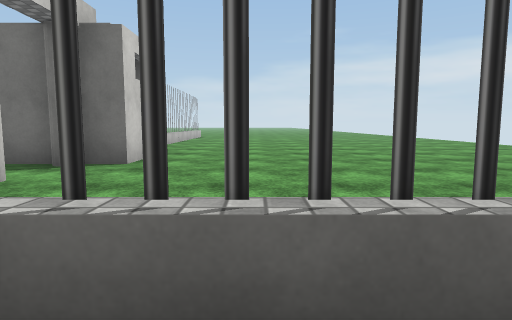
View 1 (above)

15 first-person views from a walk through a 3-D level made in the Unity game engine. The camera is 1.2 m above the floor, tilts 6° down and sees 75° across. The floor is counted in squares, 2 m on a side. Each view is taken from the middle of a square. On the plan, view 1 faces up. The plan holds only what a view shows up to about 10 squares ahead; the rest is blank. The place goes on beyond the plan. The player is left out. Some surface patterns are stand-ins.

View 2
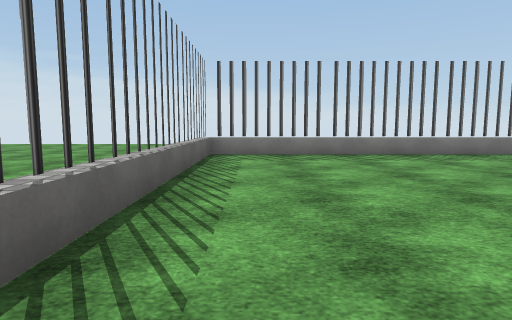

View 3
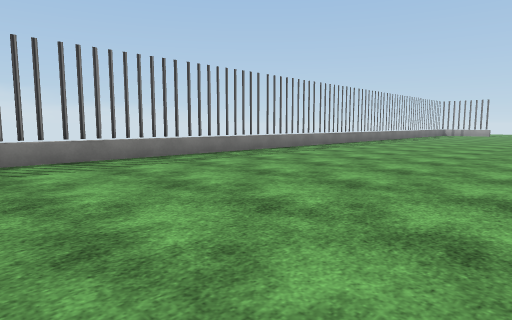

View 4
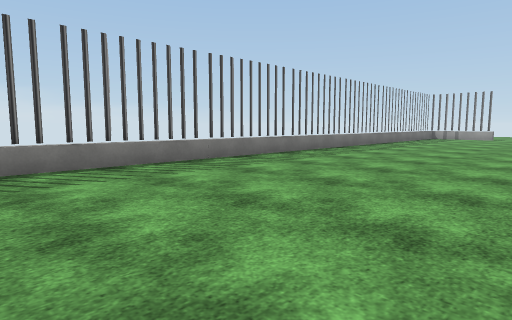

View 5
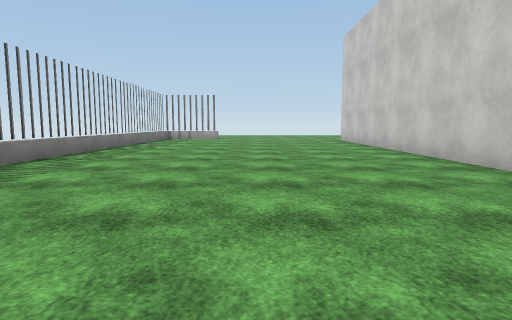

View 6
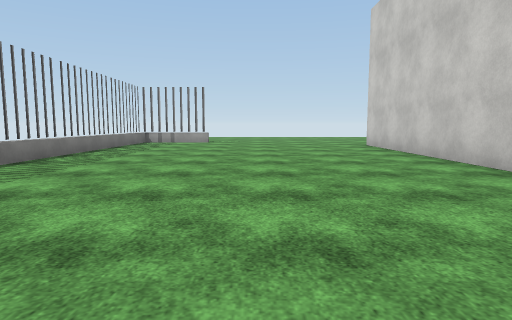

View 7
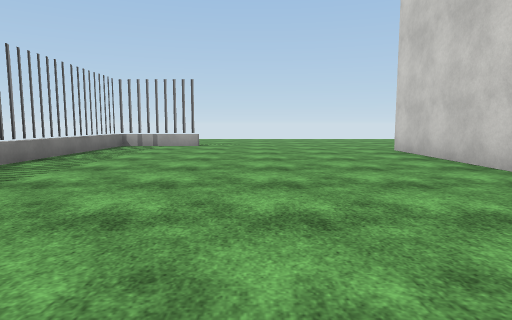

View 8
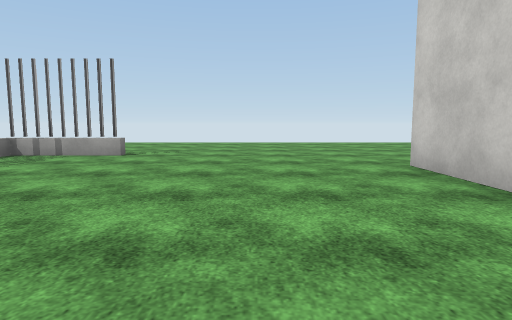

View 9
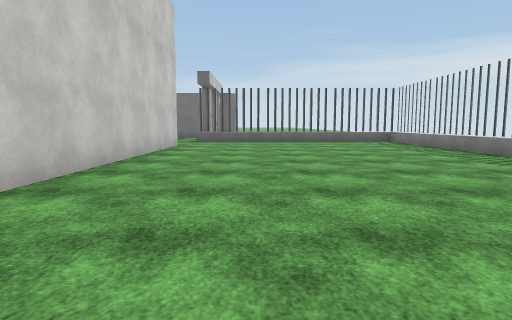

View 10
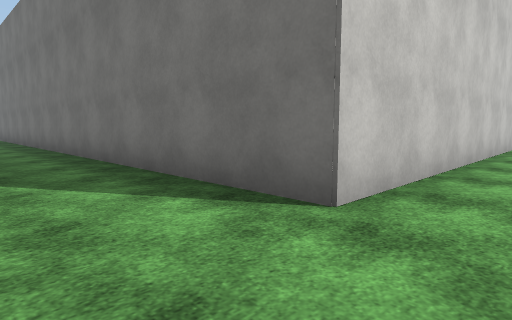

View 11
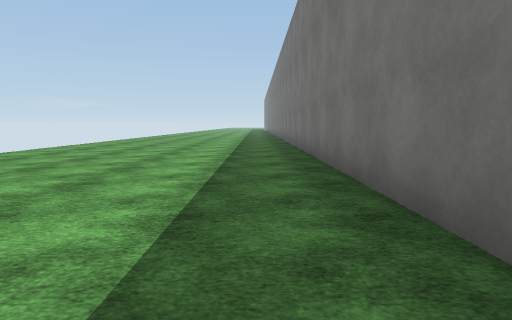

View 12
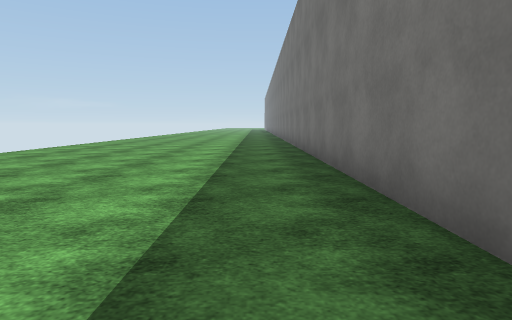

View 13
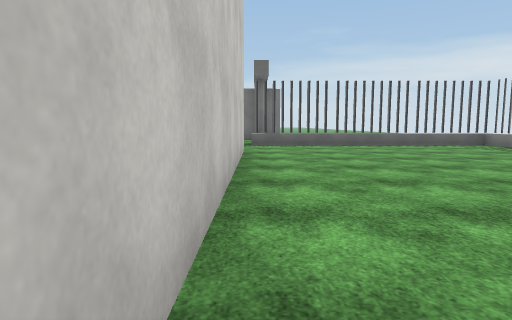

View 14
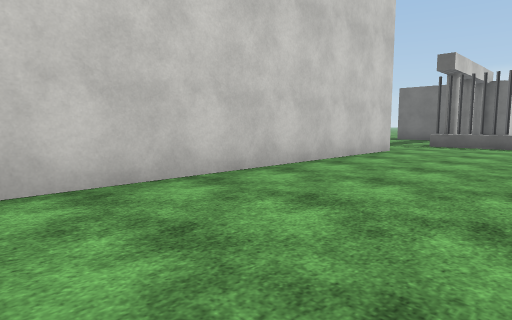

View 15
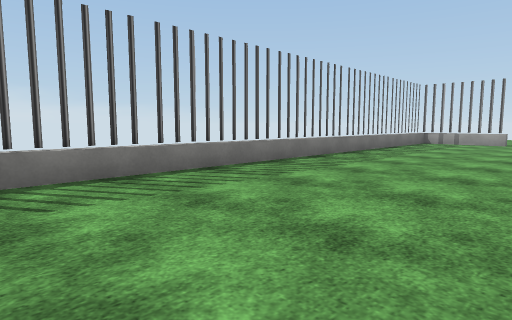

### Floor plan
Points are (right, up) in squares from view 1. A wall is a line through its corners. A room is listed if a view was taken in it or the views show most of it. See-through windows are left out.
Room 1 (views 1, 3, 4, 5, 6, 7, 8, 9, 10, 11, 12, 13, 14, 15)
walls: (-3.3, -10.2) (-3.3, -18.9) (-17.5, -18.9); (1.6, -20.6) (3.8, -20.6) (3.8, 0.9) (-2.5, 0.9); (-3.3, -1.2) (-3.3, -8.8)
ways out: opening at (-3, -0.5) to room 2
Room 2 (view 2)
walls: (-3.1, 5.1) (-4, 5.1); (-2, 5.9) (-2, 5.1) (-2.8, 5.1)
ways out: opening at (-3, -0.5) to room 1; gap at (-3, 2)
objects: other object (-3, 1)

Where each view was taken, in squares from view 1:
view 1: 0 up, 0 right, facing up
view 2: 0 up, 3 left, facing right
view 3: 0 up, 2 left, facing down-right
view 4: 5 down, 1 left, facing down-right
view 5: 6 down, 0 right, facing down
view 6: 9 down, 0 right, facing down
view 7: 11 down, 0 right, facing down
view 8: 14 down, 1 left, facing down
view 9: 11 down, 1 left, facing up
view 10: 21 down, 2 left, facing up-left
view 11: 20 down, 7 left, facing left
view 12: 20 down, 9 left, facing left
view 13: 9 down, 3 left, facing up
view 14: 9 down, 0 right, facing up-left
view 15: 9 down, 0 right, facing down-right
